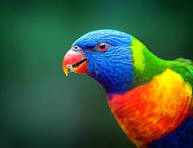
#> input picture sources/ex1.jpg, 193 x 148 px, found by its file name
$ python ex16.py   (older library calls are emulated)
#> lines starting #> are read from the running program, lines starting #| are printed output that depends on the picture
import cv2
import numpy as np

# Read the image
img = cv2.imread(r'D:\SIMATS Engineering\ITA0513 Computer Vision\Practical\sources\ex1.jpg')
#> img is the input picture: shape (148, 193, 3); mean B, G, R 61, 87.8, 64.7
if img is None:
    print("Error: Image not found")
    exit()

# Convert to grayscale
gray = cv2.cvtColor(img, cv2.COLOR_BGR2GRAY)
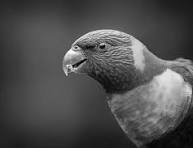
#> gray: shape (148, 193); min 2, max 253, mean 77.8

# Sobel edge detection
sobel_x = cv2.Sobel(gray, cv2.CV_64F, 1, 0, ksize=3)  # Gradient in x-direction
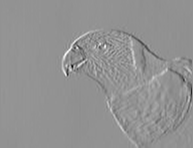
#> sobel_x: shape (148, 193) float64; min -710, max 527, mean 0.2; drawn with min black and max white
sobel_y = cv2.Sobel(gray, cv2.CV_64F, 0, 1, ksize=3)  # Gradient in y-direction
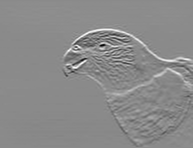
#> sobel_y: shape (148, 193) float64; min -672, max 562, mean -1; drawn with min black and max white

# Combine both directions
sobel_combined = cv2.magnitude(sobel_x, sobel_y)
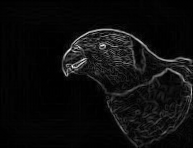
#> sobel_combined: shape (148, 193) float64; min 0, max 753.4, mean 40.1; drawn with min black and max white
sobel_combined = np.uint8(np.clip(sobel_combined, 0, 255))
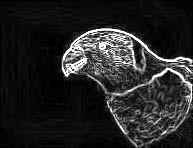
#> sobel_combined: shape (148, 193); min 0, max 255, mean 37.1

# Display results
cv2.imshow('Original', img)
cv2.imshow('Sobel X', cv2.convertScaleAbs(sobel_x))
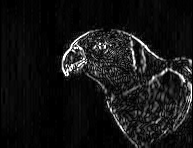
#> window 'Sobel X': shape (148, 193); min 0, max 255, mean 21
cv2.imshow('Sobel Y', cv2.convertScaleAbs(sobel_y))
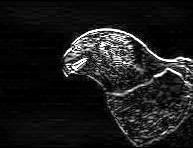
#> window 'Sobel Y': shape (148, 193); min 0, max 255, mean 27.5
cv2.imshow('Sobel Combined', sobel_combined)

cv2.waitKey(0)
cv2.destroyAllWindows()
